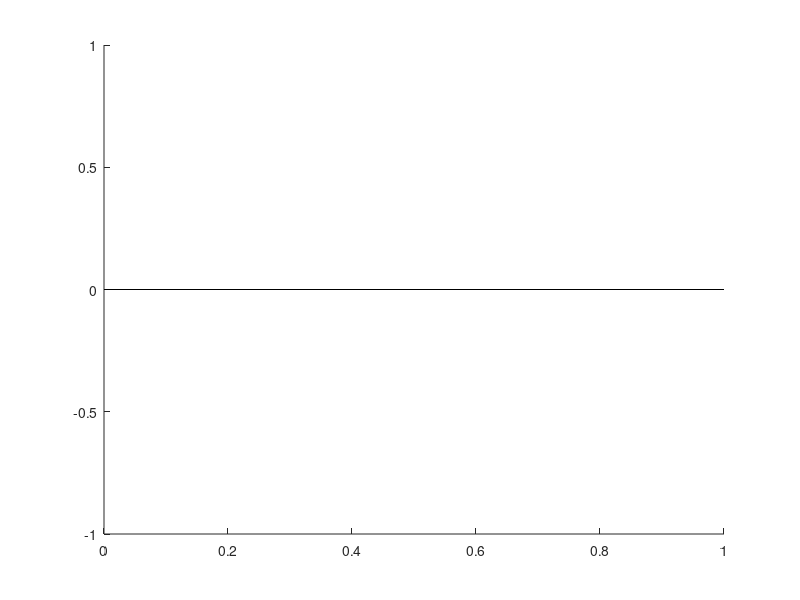

Reproduce this figure in MATLAB.
function lineab(a, b)



if nargin == 0
   b = 0;
   a = 0;
elseif nargin == 1
%    b = a;
%    a = 0;
b = 0;
end


ih = ishold;

if ~ih
    hold on
end


h = gca;
xlim = get(h, 'XLim');

% dx = diff(xlim);
% 
% assb(dx, xlim)
% 
% xlim(1) = xlim(1)*(1+dx/100);
% xlim(2) = xlim(2)*(1-dx/100);
% 
% assb(xlim, 'xlmin')


% xlim(1) = xlim(1) + eps;
% xlim(2) = xlim(2) - 2;

h = plot( xlim, a + xlim*b, 'k');

%uistack(h, 'bottom')




if ~ih
    hold off
end


end